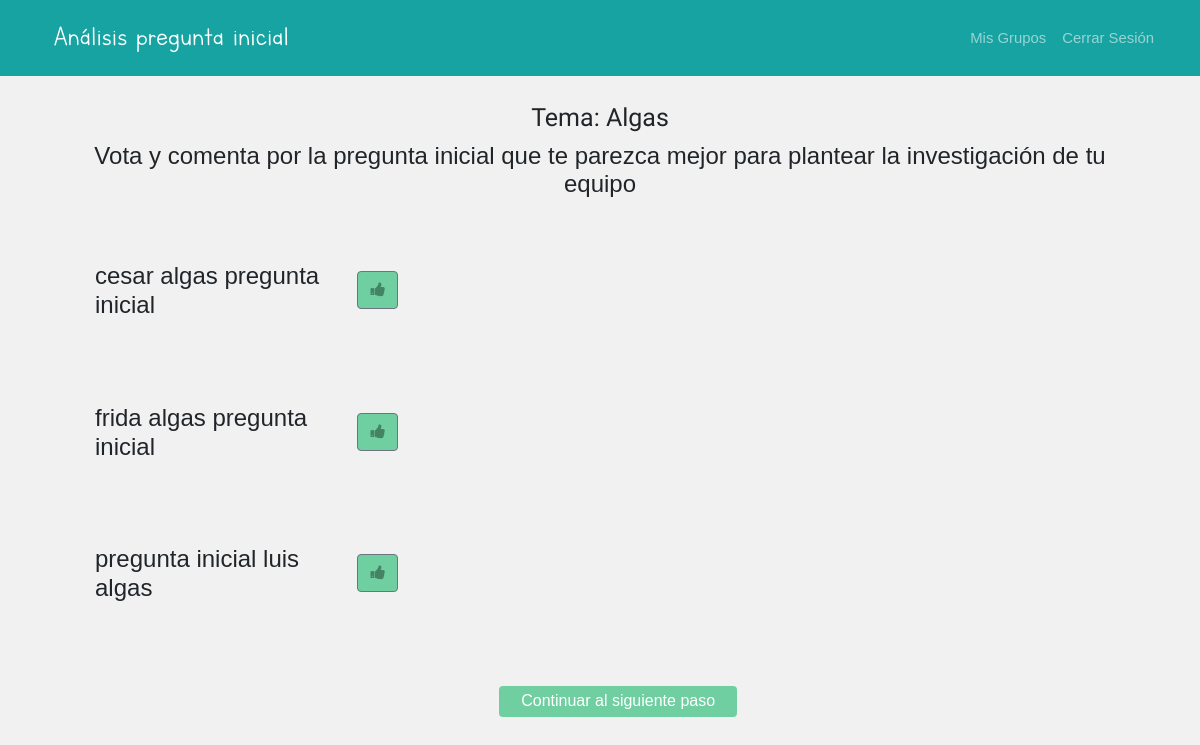
/estudiante/Grupo/1/Tema/3/PreguntaInicial/FeedPreguntaInicial/ (signed in), run on the app's committed database.
### AMCE/models.py (models this page shows)
class Tema(models.Model):
	id_tema = models.AutoField(primary_key=True)
	nombre_tema = models.CharField(max_length=100)
	preguntas_secundarias = models.IntegerField(default=1)
	profesor_tema = models.ForeignKey(Profesor, on_delete=models.CASCADE)

class Pregunta(models.Model):
	id_pregunta = models.OneToOneField(ParticipacionEst, on_delete=models.CASCADE, primary_key=True)
	INICIAL = 1
	SECUNDARIA = 2
	OTRO = 10
	TIPOS_PREGUNTA = (
		(INICIAL, 'inicial'),
		(SECUNDARIA, 'secundaria'),
		(OTRO, 'otro')
	)
	tipo_pregunta = models.PositiveSmallIntegerField(choices=TIPOS_PREGUNTA, default=10)
	votos = models.IntegerField(default=0)
	ganadora = models.BooleanField(default=False)
	definirProb_pregunta = models.ForeignKey(DefinirProblema, on_delete=models.CASCADE)

class ParticipacionEst(models.Model):
	id_actividad = models.AutoField(primary_key=True)
	fecha = models.DateTimeField(default = timezone.now)
	contentido = models.TextField(null=True)
	estudiante_part = models.ForeignKey(Estudiante, on_delete=models.CASCADE, related_name='post')

### AMCE/views/estudiante.py (the view)
# urls.py: path('estudiante/Grupo/<str:id_grupo>/Tema/<str:id_tema>/PreguntaInicial/FeedPreguntaInicial/', views.feedPIHecha, name = 'feedPIHecha'),
@student_required
@login_required
def feedPIHecha(request, id_tema ,id_grupo):
	temaPreguntaInicial = Tema.objects.get(id_tema=id_tema)
	current_user = get_object_or_404(User, pk=request.user.pk)
	equipo = Equipo.objects.get(estudiantes=current_user.id, grupo_equipo=id_grupo)
	defProbPreguntaQuery = DefinirProblema.objects.get(equipo_definirProb_id = equipo.id_equipo, tema_definirProb_id = temaPreguntaInicial.id_tema)
	numTotalPartici = Pregunta.objects.filter(definirProb_pregunta=defProbPreguntaQuery.id_definirProb)
	integrantesEquipo = Equipo.objects.filter(estudiantes__grupos_inscritos=equipo.grupo_equipo_id, temas_asignados__id_tema=id_tema)
	comentario = request.POST.getlist('comentario')
	respuesta = "".join(string for string in comentario if len(string) > 0)
	idsUsuarioParticipacion = ParticipacionEst.objects.filter(estudiante_part=current_user.id).values_list('id_actividad', flat=True)
	comentariosPregunta = ComentariosPreguntaInicial.objects.filter(pregunta__definirProb_pregunta = defProbPreguntaQuery).values_list('participacionEst_id', flat=True)
	if comentariosPregunta.count() == integrantesEquipo.count():
		print(comentariosPregunta)
		print(integrantesEquipo.count())
		return redirect('AMCE:defPreguntaInicial', id_grupo=id_grupo, id_tema=id_tema)
	else:
		if bool(set(idsUsuarioParticipacion)&set(comentariosPregunta)):
			return redirect('AMCE:AvisoNoContinuarAnalisis' , id_grupo=id_grupo, id_tema=id_tema)
		else:
			if request.method == 'POST':
				voto = request.POST.get("voto")
				print(respuesta)
				print(voto)
				nuevaParticipacion = ParticipacionEst(contentido = respuesta,
														estudiante_part_id = current_user.id)
				nuevaParticipacion.save()
				id_PreguntaAsociadaAUsuario = Pregunta.objects.filter(id_pregunta__estudiante_part_id=voto, definirProb_pregunta=defProbPreguntaQuery).values_list('id_pregunta', flat=True)
				nuevoComentario = ComentariosPreguntaInicial(participacionEst_id = nuevaParticipacion.id_actividad, pregunta_id = id_PreguntaAsociadaAUsuario)
				nuevoComentario.save()
				voto_sumar = Pregunta.objects.filter(id_pregunta__estudiante_part_id=voto, definirProb_pregunta=defProbPreguntaQuery).update(votos=F('votos')+1)
				messages.success(request, 'Comentario y voto guardado correctamente')
				return redirect('AMCE:feedPIHecha', id_grupo=id_grupo, id_tema=id_tema)
	return render(request, 'estudiante/FeedPreguntaInicialHecha.html', {'temaPreguntaInicial':temaPreguntaInicial, 'numTotalPartici':numTotalPartici})

### AMCE/templates/estudiante/FeedPreguntaInicialHecha.html (shortened to what this page needs)
{% extends "estudiante/base_mainpage.html" %}
{% load static %}
{% block header_ctxt %}
<div class="nav-bar-title navbar-brand"> Análisis pregunta inicial</div>
{% endblock %}
{% block inner_content %}
<center> <h3> <p style="font-family: 'Capriola'; font-size: 25px;"> Tema: {{temaPreguntaInicial.nombre_tema}} </p></h3> </center>
<center> <h4> Vota y comenta por la pregunta inicial que te parezca mejor para plantear la investigación de tu equipo </h4> </center>
<br>
<br>
        <div class="row gx-4 gx-lg-5 row-cols-1 row-cols-md-2 row-cols-xl-3 justify-content">
                <div >
                    <form method="post">
                    <div class="accordion" id="accordion">
                    {% for i in numTotalPartici %}
                    <br>
                    <table style="width:100%">
                        <tr>
                          <td> <h4>{{i.id_pregunta.contentido}}</h4></td>
                          <td>
                                <div class="form-check">
                                    <label  class="btn btn-secondary" for="voto{{forloop.counter}}">
                                        <i class="fa fa-thumbs-up"></i>
                                    </label>
                                </div>
                          </td>
                        </tr>
                        <tr>
                            <td>
                            </td>
                        </tr>
                      </table>
                    <br>
                    <br>
                {% endfor %}
            </div>
                    <br>
                    </div>
        </div>
        <button type="submit" style="color: white; background-color: #6FCFA1;
            border: 0px; margin-left: 40%;">Continuar al siguiente paso</button>
{% endblock %}

### static/css/header.css (style rules this page uses)
p { display: inline; }

### static/css/feedStyle.css (style rules this page uses)
body { background: #FFFFFF; font-size: 62.5%; font-family: 'Varela Round', Helvetica, Arial, serif; }
p { font-size: 1rem; }
button { font-size: 1rem; color: white; padding: 0.4rem 1.4rem; border: none; background: #7A9D96; border-radius: 4px; cursor: pointer; }
form { margin: 0; font-size: 1rem; }

### static/css/custom.css (style rules this page uses)
body { background-color: #f1f1f1; }
.nav-bar-title { font-family: 'Letter-for-learns'; font-size: 23pt; }

### AMCE/templates/estudiante/FeedPreguntaInicialHecha.html (style rules this page uses)
.btn-secondary { background-color: #6FCFA1 !important ; color: #458365; }

### data on the page
Tema: nombre_tema "Algas"
Pregunta: id_pregunta.contentido "cesar algas pregunta inicial"
Pregunta: id_pregunta.contentido "frida algas pregunta inicial"
Pregunta: id_pregunta.contentido "pregunta inicial luis algas"
